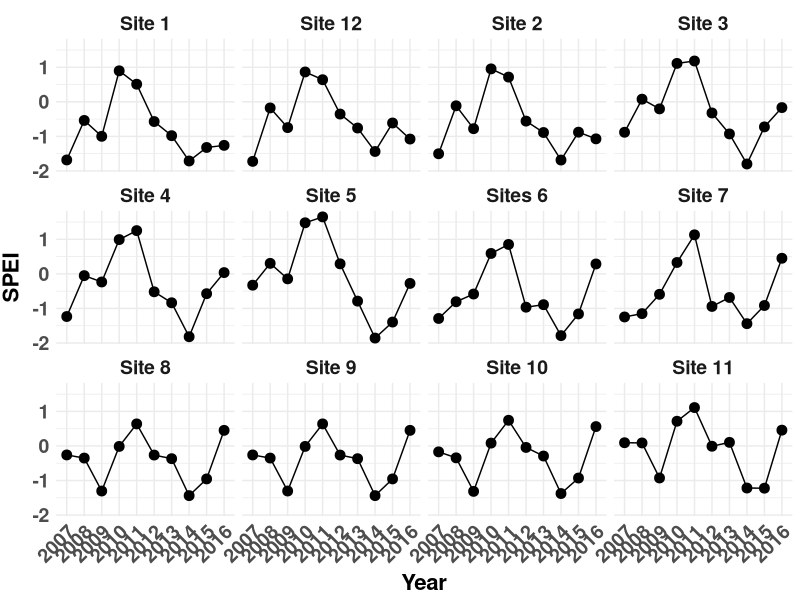

R code for this plot: (Note: this script raises an error after producing the figure.)
##########################################################################################################
## Standardised Precipitation-Evapotranspiration Index (SPEI) Plots
## Author Daniel Anstett
## 
##
## Last Modified June 4, 2021
##########################################################################################################

# Clear environment
rm(list = ls())

##########################################################################################################
#Import libraries
library(tidyverse)
##########################################################################################################
#Import & arrange files
spei_pop <- read.csv("Data/spei_pop.csv", header=T)
#colnames(spei_pop) <- c("Site","ID","ID2","Site_Lat","Lat","Long","Elevation","Lat_spei","Long_spei",
#                        "2007","2008","2009","2010","2011","2012","2013","2014","2015","2016")
spei_gather <- spei_pop %>% gather(Year, SPEI,SPEI_2007:SPEI_2016) %>% filter(Year!=2007)
spei_gather$Year <- gsub("SPEI_","",spei_gather$Year)
env_lag0 <- read.csv("Data/env_lag0.csv", header=T)

lat_key <- env_lag0 %>% filter(Year==2010) %>% select(ID,Site,Site_Lat)
env_anom <- read.csv("Data/pop_clim_final.csv", header=T)
enva <- left_join(env_anom,lat_key, by="ID")

  
#write_csv(spei_gather,"Data/spei_gather.csv")


##########################################################################################################
#spei vs year

Site_Labs<-c("32.89928"="Site 1", "34.28425"="Site 2", "36.69096"="Site 4", "36.20081"="Site 3", 
             "34.07808"="Site 12", "43.37876"="Site 11", "41.80979"="Site 9", "41.66546"="Site 8",
             "39.74298"="Site 7", "39.39442"="Sites 6", "37.539"="Site 5",   "42.27411"="Site 10")
#Make Graph
weath.year <- ggplot(spei_gather, aes(Year,SPEI,group=Site))+
  geom_point(size=3)+
  geom_line()+
  theme_minimal()
weath.year <- weath.year + facet_wrap( ~ Lat, ncol=4, labeller=labeller(Lat=Site_Labs))
weath.year + theme(legend.text = element_text(size = 12, face = "bold"),
                   legend.title = element_text(size=14, face="bold"),
                   axis.text.x = element_text(size=14, face="bold", angle=45,hjust=1),
                   axis.text.y = element_text(size=14,face="bold"),
                   axis.title.x = element_text(color="black", size=16, vjust = 0.5, face="bold"),
                   axis.title.y = element_text(color="black", size=16,vjust = 2, face="bold"),
                   strip.text = element_text(size = 14, face="bold"))
ggsave("Revised_figures/try3/SPEI_year.pdf",width=15,height=8)

#CMD vs year
weath.year <- ggplot(enva, aes(Year,CMDA,group=Site))+
  geom_point(size=3)+
  geom_line()+
  theme_minimal()
weath.year <- weath.year + facet_wrap( ~ Latitude, ncol=4, labeller=labeller(Latitude=Site_Labs))
weath.year + theme(legend.text = element_text(size = 12, face = "bold"),
                   legend.title = element_text(size=14, face="bold"),
                   axis.text.x = element_text(size=14, face="bold", angle=45,hjust=1),
                   axis.text.y = element_text(size=14,face="bold"),
                   axis.title.x = element_text(color="black", size=16, vjust = 0.5, face="bold"),
                   axis.title.y = element_text(color="black", size=16,vjust = 2, face="bold"),
                   strip.text = element_text(size = 14, face="bold"))
ggsave("Revised_figures/try3/CMDA_Year.pdf",width=12,height=8)


#MAPA vs year
weath.year <- ggplot(enva, aes(Year,MAPA,group=Site))+
  geom_point(size=3)+
  geom_line()+
  theme_minimal()
weath.year <- weath.year + facet_wrap( ~ Latitude, ncol=4, labeller=labeller(Latitude=Site_Labs))
weath.year + theme(legend.text = element_text(size = 12, face = "bold"),
                   legend.title = element_text(size=14, face="bold"),
                   axis.text.x = element_text(size=14, face="bold", angle=45,hjust=1),
                   axis.text.y = element_text(size=14,face="bold"),
                   axis.title.x = element_text(color="black", size=16, vjust = 0.5, face="bold"),
                   axis.title.y = element_text(color="black", size=16,vjust = 2, face="bold"),
                   strip.text = element_text(size = 14, face="bold"))
ggsave("Revised_figures/try3/MAPA_Year.pdf",width=12,height=8)

#MATA vs year
weath.year <- ggplot(enva, aes(Year,MATA,group=Site))+
  geom_point(size=3)+
  geom_line()+
  theme_minimal()
weath.year <- weath.year + facet_wrap( ~ Latitude, ncol=4, labeller=labeller(Latitude=Site_Labs))
weath.year + theme(legend.text = element_text(size = 12, face = "bold"),
                   legend.title = element_text(size=14, face="bold"),
                   axis.text.x = element_text(size=14, face="bold", angle=45,hjust=1),
                   axis.text.y = element_text(size=14,face="bold"),
                   axis.title.x = element_text(color="black", size=16, vjust = 0.5, face="bold"),
                   axis.title.y = element_text(color="black", size=16,vjust = 2, face="bold"),
                   strip.text = element_text(size = 14, face="bold"))
ggsave("Revised_figures/try3/MATA_Year.pdf",width=12,height=8)

